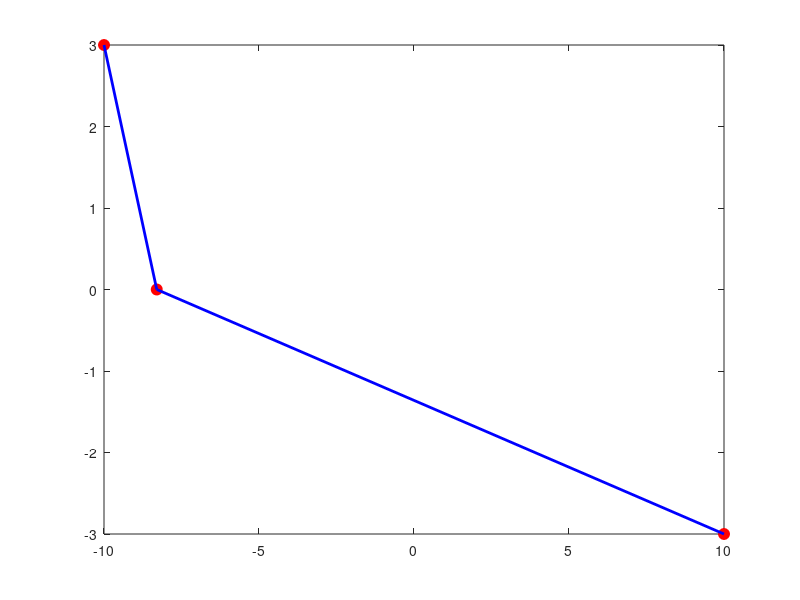

The MATLAB script that drew this image:
% Lecture 5. Optimization problem
% 
x0 = -10; y0 = 3;
x2 = 10; y2 = -3;
% level of interface
y1 = 0;

c1 = 1; c2 = 2;
t1sq = @(x,c) ((x-x0).^2+(y1-y0).^2)/(c^2);
t2sq = @(x,c) ((x2-x).^2+(y2-y1).^2)/(c^2);

fun = @(x,c1,c2) sqrt(t1sq(x,c1))+ sqrt(t2sq(x, c2));
opts = optimset('display','iter');

[x1] = fminunc(@(x) fun(x, c1, c2), 5, opts)
len1 = sqrt(t1sq(x1,c1)*(c1^2));
len2 = sqrt(t2sq(x1,c2)*(c2^2));
fprintf('Time1^2 : %.5f | time 2^2 : %.5f\n',t1sq(x1,c1),t2sq(x1,c2));
fprintf('Length1 : %.5f | Length2 : %.5f| Total length : %.5f\n',...
  len1, len2,len1+len2)
%%
figure; 
  plot([x0,x1,x2],[y0,y1,y2],'ro','MarkerSize',8,'MarkerFaceColor','r');
  hold on;
  l1 = line([x0,x1],[y0,y1],'color','b','LineWidth',2);
  l2 = line([x1, x2],[y1,y2], 'Color','b','LineWidth',2);
